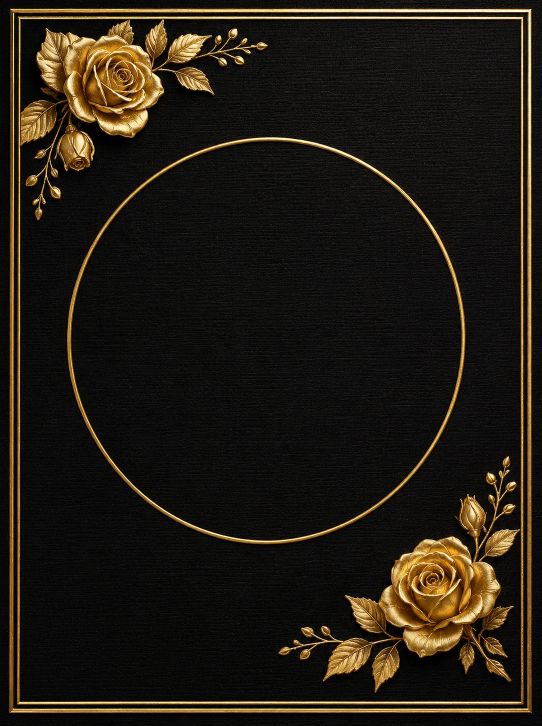
#> input picture images-source/save-the-date/nuit-carte-dos.webp, 1084 x 1451 px (shown at 1/2 size)
$ python save-the-date-images.py
#> lines starting #> are read from the running program, lines starting #| are printed output that depends on the picture; after the words box and inside, x2 and y2 are one past the last pixel; in counts of white or black regions, pixels touching at a corner belong together
# Prépare les images des save the date (livrées par Glad le 16 nov. 2026) : py -3.12 images-source/save-the-date-images.py
# Originaux dans images-source/save-the-date/ ; sorties WebP dans public/img/std-*.webp.
#  - Nuit dorée : dos de carte (roses + anneau), face (double filet), table de fête (fond).
#  - Le domaine : étiquette recto / verso détourées du fond vert (ruban compris), mur au clou (fond),
#    tête du clou découpée en rond pour passer PAR-DESSUS le ruban (le ruban semble accroché au clou).
# Repères utilisés par components/invitation/std/std.js (NAIL, TAG) : à recalculer si les images changent.
import os
import numpy as np
from PIL import Image, ImageFilter

root = os.path.abspath(os.path.join(os.path.dirname(__file__), ".."))
src = lambda n: os.path.join(root, "images-source", "save-the-date", n)
out = lambda n: os.path.join(root, "public", "img", n)

def save(im, name, w=None, q=84):
    if w and im.width > w:
        im = im.resize((w, round(im.height * w / im.width)), Image.LANCZOS)
    im.save(out(name), "WEBP", quality=q, method=6)
    print(name, im.size, round(os.path.getsize(out(name)) / 1024), "Ko")

# ---------- Nuit dorée ----------
save(Image.open(src("nuit-carte-dos.webp")).convert("RGB"), "std-nuit-carte-dos.webp", 760)
#| std-nuit-carte-dos.webp (760, 1017) 127 Ko
save(Image.open(src("nuit-carte-face.webp")).convert("RGB"), "std-nuit-carte-face.webp", 760)
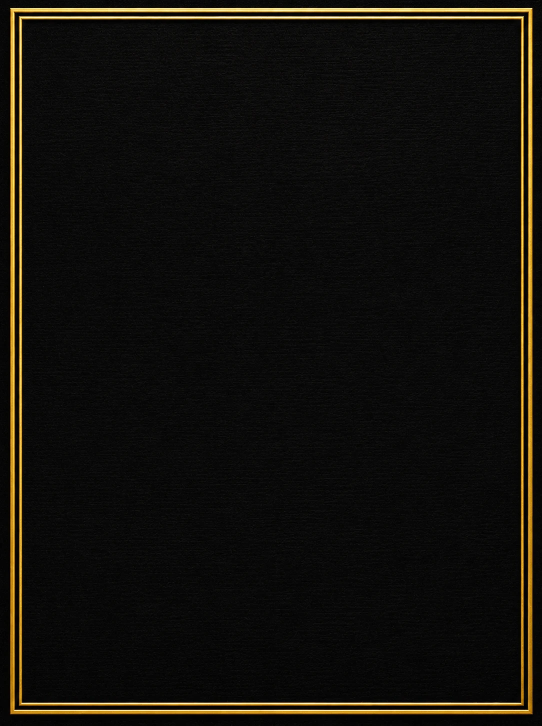
#> input picture images-source/save-the-date/nuit-carte-face.webp, 1084 x 1451 px (shown at 1/2 size)
#| std-nuit-carte-face.webp (760, 1017) 40 Ko
save(Image.open(src("nuit-table.webp")).convert("RGB"), "std-nuit-table.webp", None, 80)
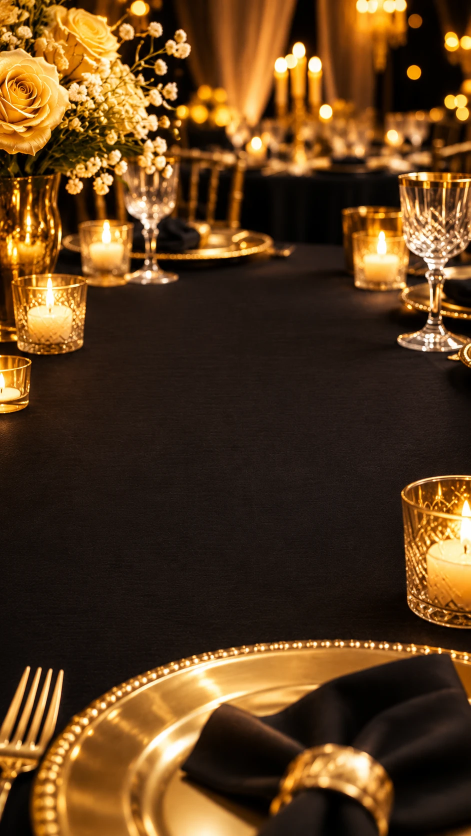
#> input picture images-source/save-the-date/nuit-table.webp, 941 x 1672 px (shown at 1/2 size)
#> in save, im is the input picture: PIL image 941x1672 RGB; mean R, G, B 91.8, 61.9, 29.5
#| std-nuit-table.webp (941, 1672) 114 Ko

# ---------- Le domaine : étiquettes détourées ----------
CROP = (150, 0, 936, 1400)  # étiquette + ruban jusqu'en haut de l'image
def cutout(name):
#> called with name = 'domaine-etiquette.webp'
    im = Image.open(src(name)).convert("RGB").crop(CROP)
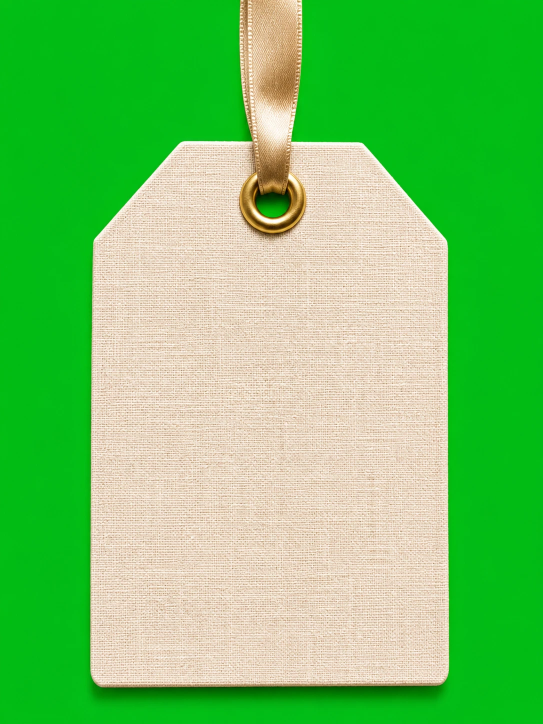
#> input picture images-source/save-the-date/domaine-etiquette.webp, 1086 x 1448 px (shown at 1/2 size)
#> im: PIL image 786x1400 RGB
    a = np.asarray(im).astype(np.float32)
    r, g, b = a[..., 0], a[..., 1], a[..., 2]
    d = g - np.maximum(r, b)                      # dominance du vert
    alpha = 1 - np.clip((d - 18) / 55, 0, 1)      # vert franc = transparent, ombre verte = demi-teinte
    # retire la teinte verte des bords et de l'ombre
    g2 = np.where(d > 0, np.maximum(r, b), g)
    rgb = np.stack([r, g2, b], -1)
    # ombre douce sous l'étiquette : les zones demi-transparentes deviennent brun très sombre
    shade = alpha < 0.98
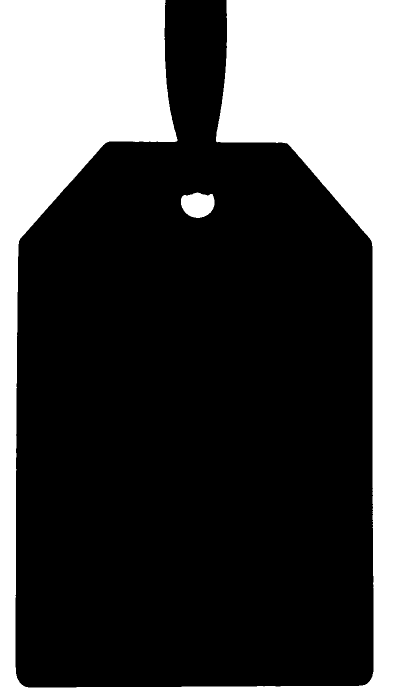
#> shade: shape (1400, 786) bool (shown at 1/2 size); 30.1% white; 2 white regions, box (x1, y1, x2, y2) and area: (0, 0, 786, 1400) 328275, (362, 385, 429, 436) 2664
    rgb[shade] = rgb[shade] * 0.35 + np.array([40, 30, 18]) * 0.65 * (1 - alpha[shade, None])
    al = Image.fromarray((alpha * 255).astype(np.uint8)).filter(ImageFilter.GaussianBlur(0.6))
    res = Image.fromarray(np.clip(rgb, 0, 255).astype(np.uint8)).convert("RGBA")
    res.putalpha(al)
    return res
save(cutout("domaine-etiquette.webp"), "std-domaine-etiquette.webp", 640, 86)
#| std-domaine-etiquette.webp (640, 1140) 176 Ko
save(cutout("domaine-etiquette-dos.webp"), "std-domaine-etiquette-dos.webp", 640, 86)
#> call 2 of cutout, with name = 'domaine-etiquette-dos.webp'
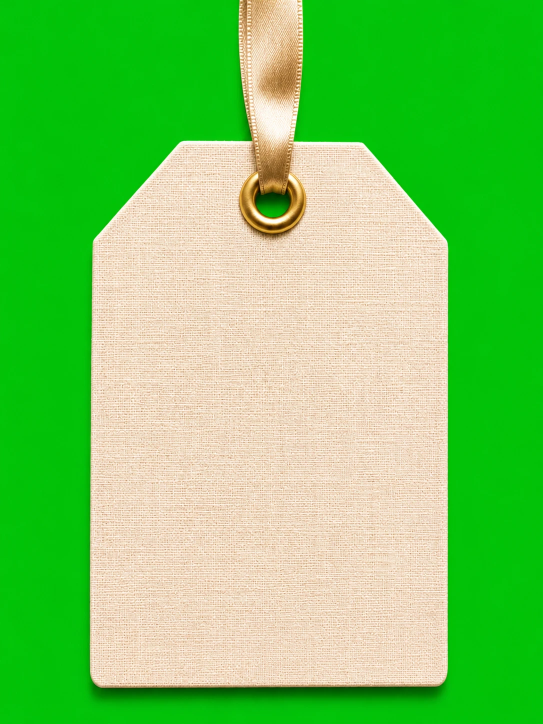
#> input picture images-source/save-the-date/domaine-etiquette-dos.webp, 1086 x 1448 px (shown at 1/2 size)
#> in cutout (call 2), `shade = alpha < 0.98`: shade: shape (1400, 786) bool; 29.9% white; 2 white regions, box (x1, y1, x2, y2) and area: (0, 0, 786, 1400) 326076, (362, 385, 430, 435) 2729
#| std-domaine-etiquette-dos.webp (640, 1140) 166 Ko

# ---------- Le domaine : mur au clou + tête du clou ----------
wall = Image.open(src("domaine-clou.webp")).convert("RGB")
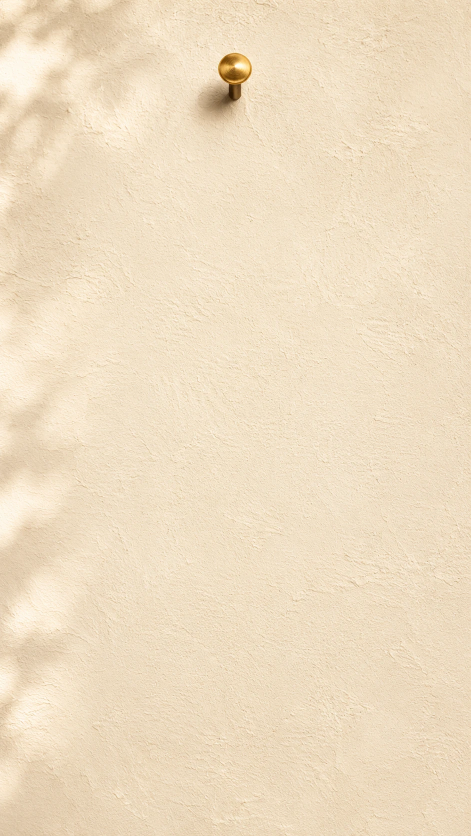
#> input picture images-source/save-the-date/domaine-clou.webp, 941 x 1672 px (shown at 1/2 size)
#> wall is the input picture: PIL image 941x1672 RGB; mean R, G, B 238.5, 220.9, 193.6
save(wall, "std-domaine-mur.webp", None, 80)
#| std-domaine-mur.webp (941, 1672) 159 Ko
HX, HY, R = 470, 135, 38            # centre et rayon de la tête du clou dans le mur (941 × 1672)
head = wall.crop((HX - R, HY - R, HX + R, HY + R)).convert("RGBA")
m = Image.new("L", (2 * R * 4, 2 * R * 4), 0)
#> m: PIL image 304x304 L; every value is 0
from PIL import ImageDraw
ImageDraw.Draw(m).ellipse((10, 10, 2 * R * 4 - 10, 2 * R * 4 - 10), fill=255)
#> m: PIL image 304x304 L; 69% white; 1 black region, box (x1, y1, x2, y2) and area: (0, 0, 304, 304) 28647
m = m.resize((2 * R, 2 * R), Image.LANCZOS).filter(ImageFilter.GaussianBlur(1))
#> m: PIL image 76x76 L
head.putalpha(m)
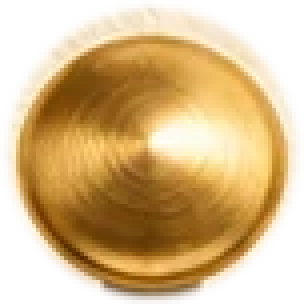
#> head: PIL image 76x76 RGBA (shown 4 times larger); mean R, G, B, A 208.6, 173, 117.4, 175.9; transparent parts drawn white
head.save(out("std-domaine-clou.png"))
print("std-domaine-clou.png", head.size)
#| std-domaine-clou.png (76, 76)
